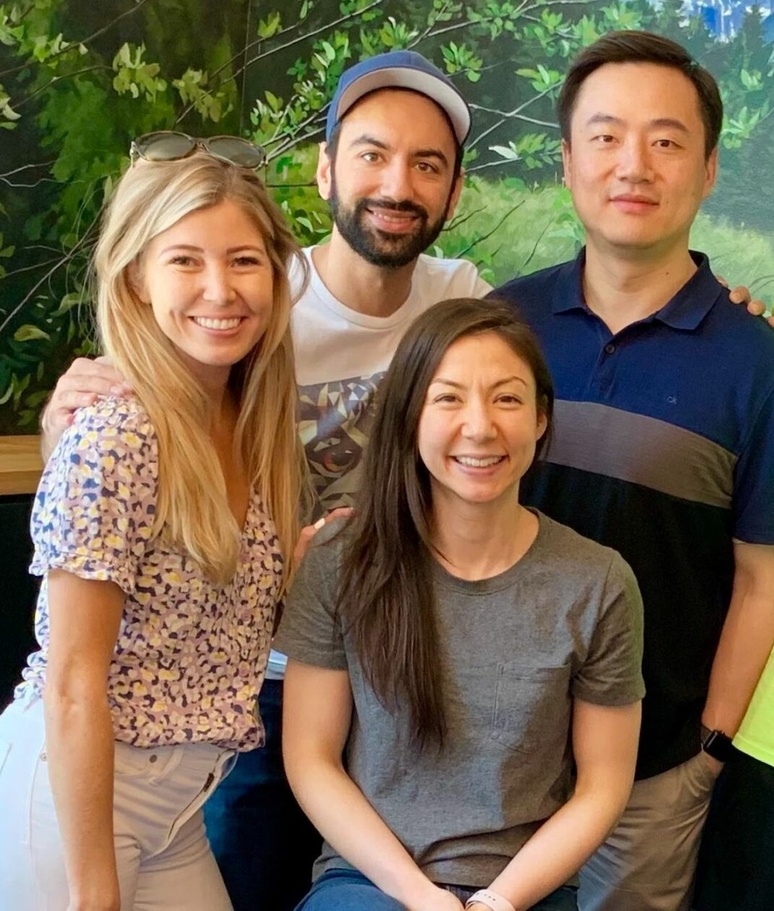
#> input picture people.jpg, 774 x 911 px, shrunk from 1071 x 1260 before the run
$ python face_detection.py
#> lines starting #> are read from the running program, lines starting #| are printed output that depends on the picture; after the words box and inside, x2 and y2 are one past the last pixel; in counts of white or black regions, pixels touching at a corner belong together
import numpy as np
import cv2

def face_detect():
    face_cascade = cv2.CascadeClassifier(cv2.data.haarcascades + 'haarcascade_frontalface_default.xml')
    # eye_cascade = cv2.CascadeClassifier(cv2.data.haarcascades + 'haarcascade_eye.xml')
    img = cv2.imread('people.jpg')
#> img is the input picture: shape (911, 774, 3); mean B, G, R 80.1, 102.3, 118.1
    gray = cv2.cvtColor(img, cv2.COLOR_BGR2GRAY)
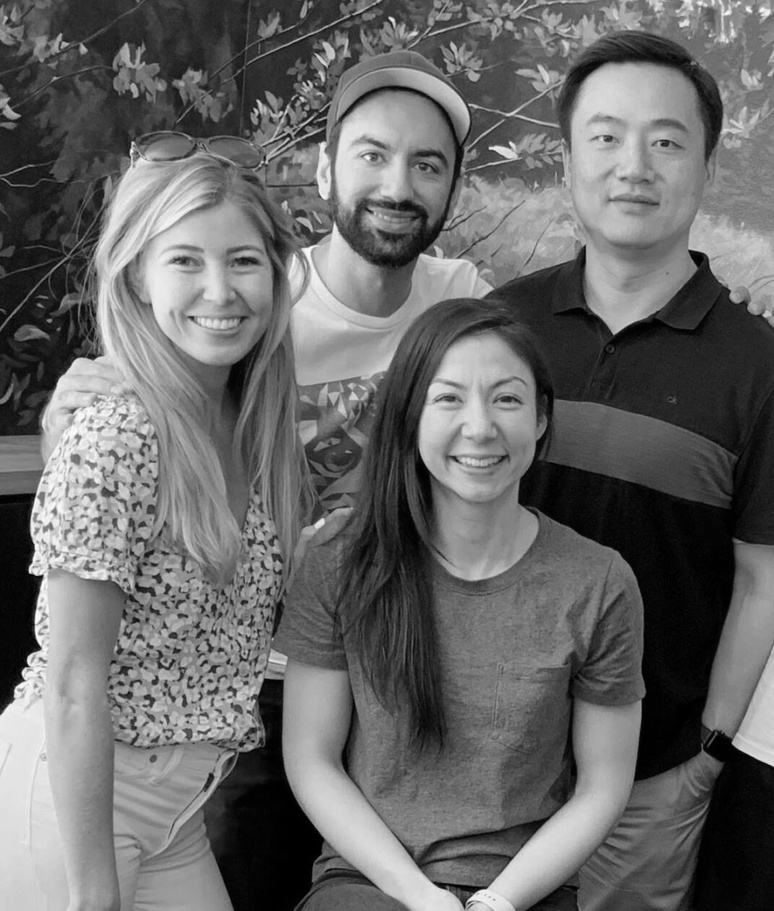
#> gray: shape (911, 774); min 0, max 255, mean 104.5

    image_copy = np.copy(img)

    faces = face_cascade.detectMultiScale(gray, 1.3, 5)
#> faces = [[325, 101, 147, 147], [137, 202, 156, 156], [407, 342, 144, 144], [551, 70, 171, 171]]
    for (x,y,w,h) in faces:
        img = cv2.rectangle(img,(x,y),(x+w,y+h),(255,0,0),2)
        roi_gray = gray[y:y+h, x:x+w]
        roi_color = img[y:y+h, x:x+w]
#> this loop made 4 passes
#> pass 1, in face_detect, `img = cv2.rectangle(img,(x,y),(x+w,y+h),(255,0,0),2)`:
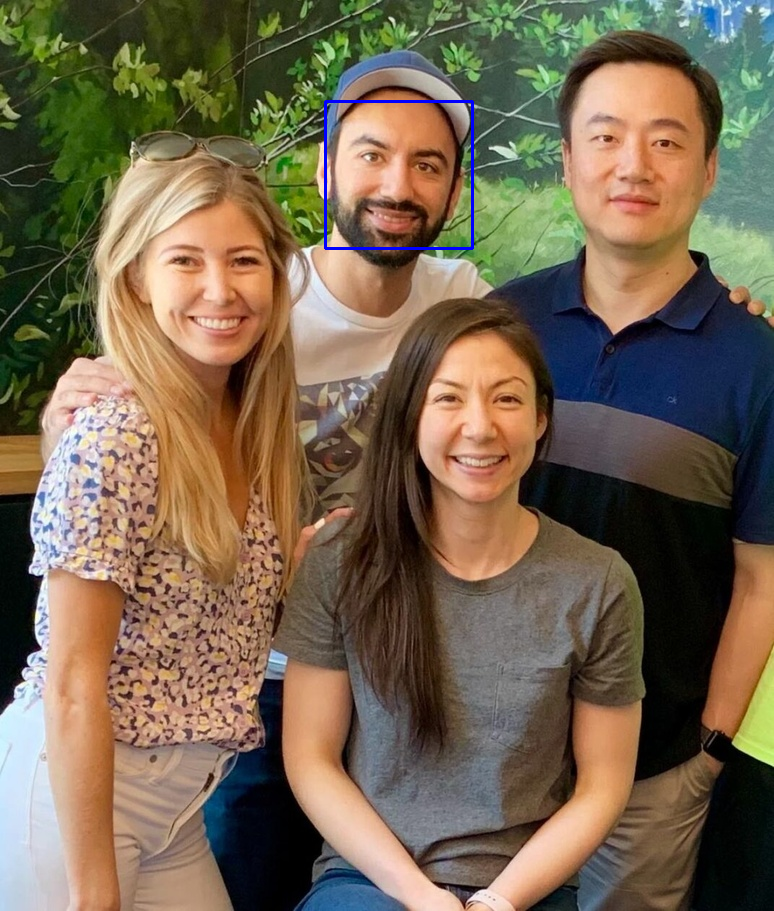
#> img: shape (911, 774, 3); 0.25% of pixels changed, all inside (x1, y1, x2, y2) = (324, 100, 474, 250)
#> pass 1, in face_detect, `roi_gray = gray[y:y+h, x:x+w]`:
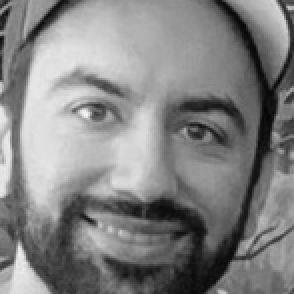
#> roi_gray: shape (147, 147) (shown 2 times larger); min 2, max 246, mean 130.2
#> pass 1, in face_detect, `roi_color = img[y:y+h, x:x+w]`:
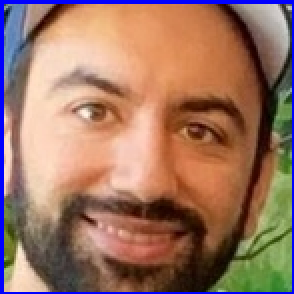
#> roi_color: shape (147, 147, 3) (shown 2 times larger); mean B, G, R 98, 116.8, 155.7
#> pass 2, in face_detect, `img = cv2.rectangle(img,(x,y),(x+w,y+h),(255,0,0),2)`:
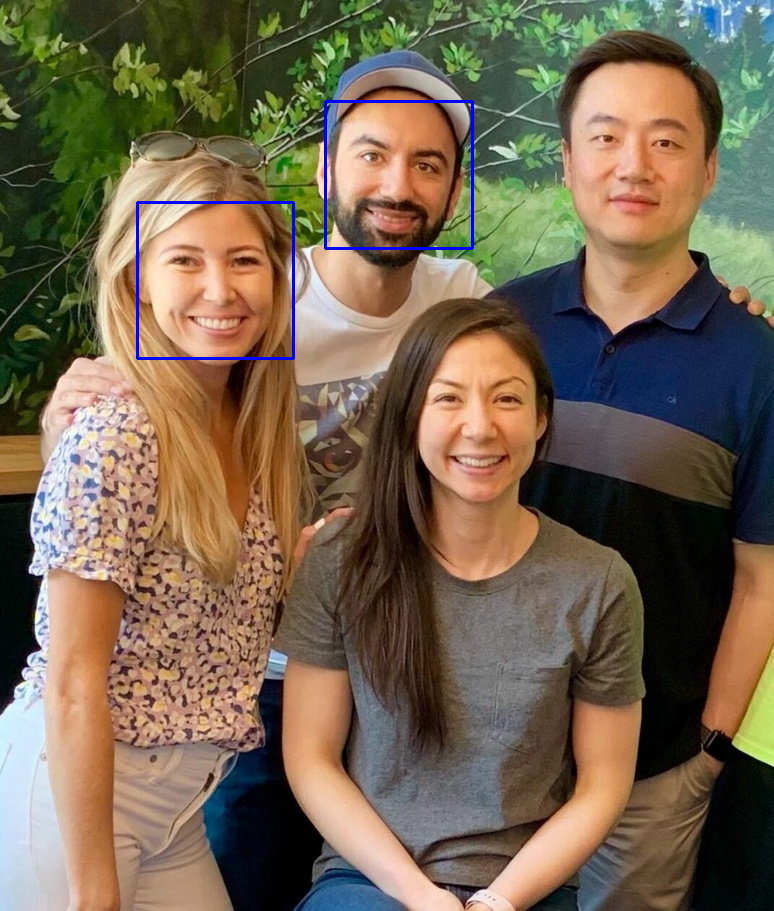
#> img: shape (911, 774, 3); 0.26% of pixels changed, all inside (x1, y1, x2, y2) = (136, 201, 295, 360)
#> after the loop:
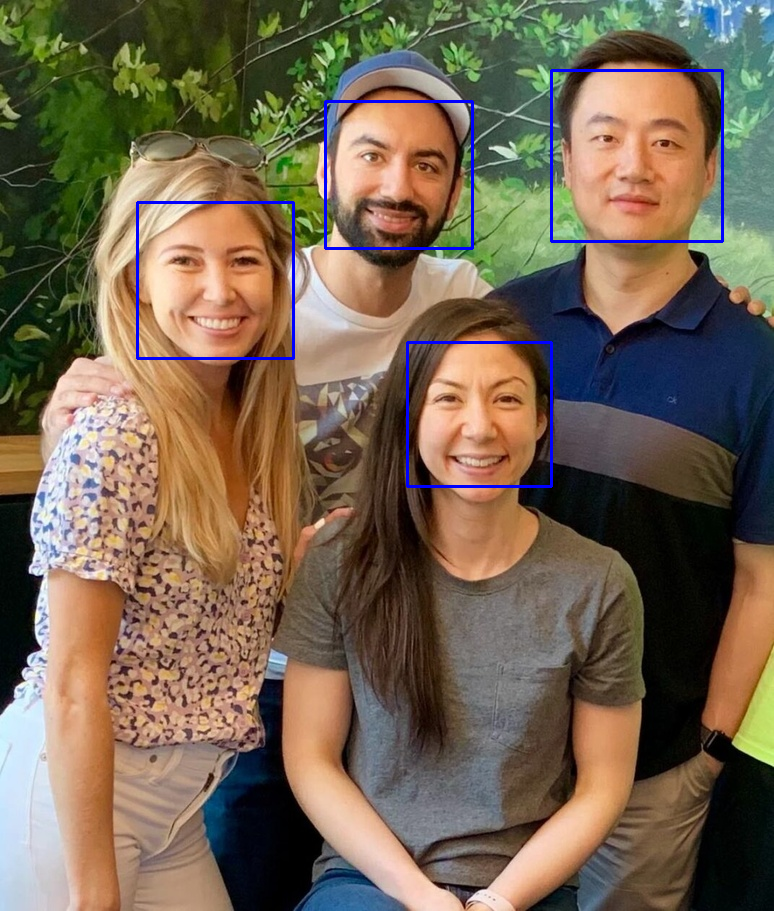
#> img: shape (911, 774, 3); 0.53% of pixels changed, all inside (x1, y1, x2, y2) = (406, 69, 724, 488)
        # eyes = eye_cascade.detectMultiScale(roi_gray)
        # for (ex,ey,ew,eh) in eyes:
        # cv2.rectangle(roi_color,(ex,ey),(ex+ew,ey+eh),(0,255,0),2)

    cv2.imshow('img',img)

    cv2.waitKey() & 0xFF

    # Press ecs to quit
    cv2.destroyAllWindows()


def crop_face():

    face_crop = []
    for f in faces:
        x, y, w, h = [ v for v in f ]
        cv2.rectangle(image_copy, (x,y), (x+w, y+h), (255,0,0), 3)
        # Define the region of interest in the image
        face_crop.append(img[y:y+h, x:x+w])

    for face in face_crop:
        cv2.imshow('face',face)
        cv2.waitKey(0)

# print('Number of faces detected:', len(faces))


if __name__ == "__main__":
    face_detect()

$ run again, with JSilva_092517_8623_0.jpg copied over people.jpg
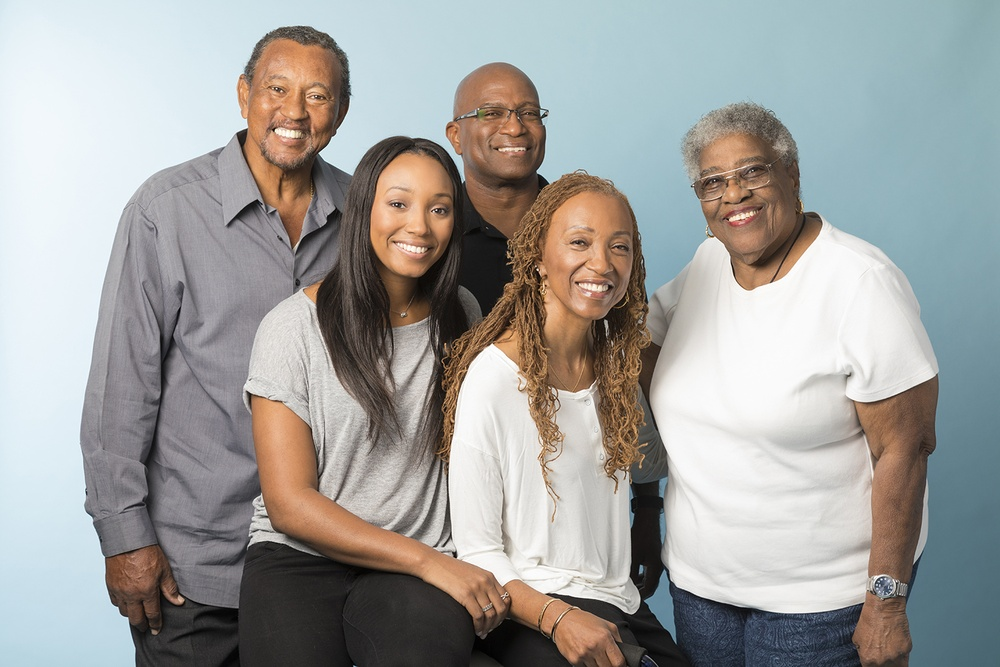
#> input picture JSilva_092517_8623_0.jpg, 1000 x 667 px, shrunk from 1500 x 1000 before the run
#> in face_detect, img is the input picture: shape (667, 1000, 3); mean B, G, R 157.6, 160, 160.1
#> faces = [[250, 58, 86, 86], [466, 80, 86, 86], [362, 164, 103, 103], [543, 204, 105, 105]]
#> the loop in face_detect, `for (x,y,w,h) in faces:` made 4 passes
#> pass 1, in face_detect, `roi_color = img[y:y+h, x:x+w]`:
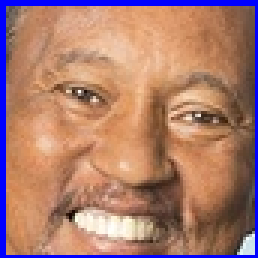
#> roi_color: shape (86, 86, 3) (shown 3 times larger); mean B, G, R 111.1, 123.9, 170.6
#> after the loop in face_detect, `for (x,y,w,h) in faces:`:
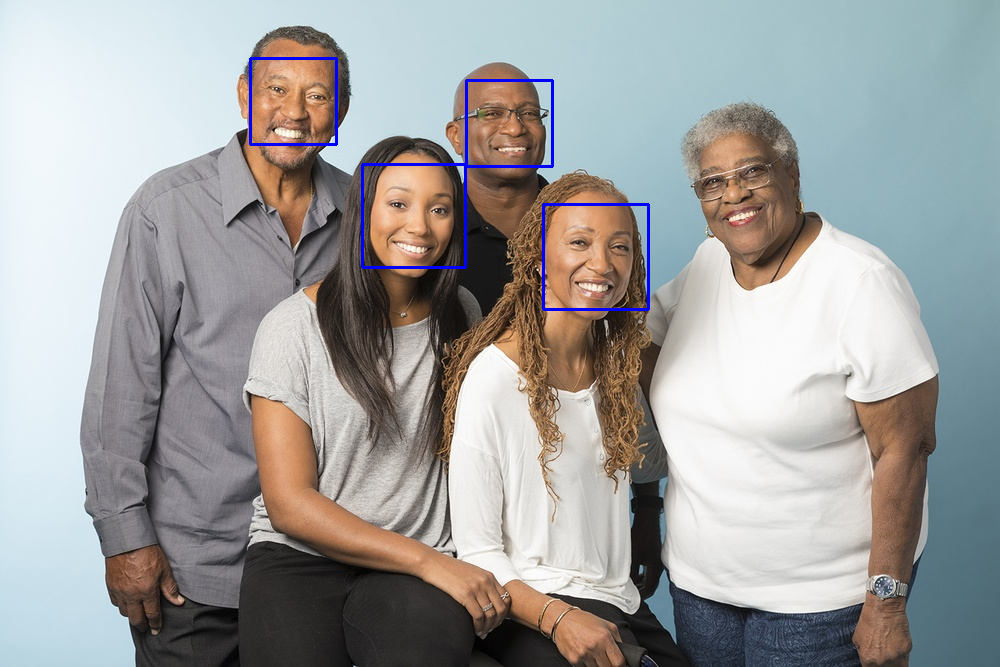
#> img: shape (667, 1000, 3); mean B, G, R 158.6, 159.3, 159.1
